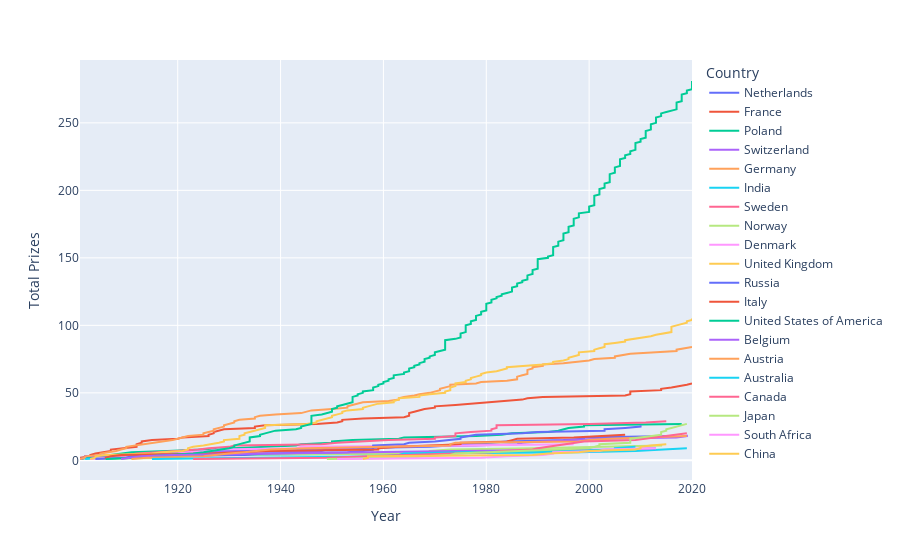

Notebook code cell kept with this figure:
### Code cell
px.line(df_top_20, x=df_top_20.year, y=df_top_20.cumcount_prize,
        color=df_top_20.birth_country_current, labels={'birth_country_current':'Country', 'year':'Year', 'cumcount_prize':'Total Prizes'})

### Figure 1 — Plotly figure (JSON) as saved in the notebook; plotly's stock layout.template omitted (floating-point values rounded to 4 significant figures; data arrays with more than 128 entries replaced by an {"elided": "..."} marker saying what was removed)
{"data": [{"hovertemplate": "Country=Netherlands<br>Year=%{x}<br>Total Prizes=%{y}<extra></extra>", "legendgroup": "Netherlands", "line": {"color": "#636efa", "dash": "solid"}, "marker": {"symbol": "circle"}, "mode": "lines", "name": "Netherlands", "orientation": "v", "showlegend": true, "type": "scatter", "x": [1901, 1902, 1902, 1910, 1911, 1913, 1929, 1936, 1953, 1969, 1973, 1975, 1981, 1984, 1995, 1999, 1999, 2016], "xaxis": "x", "y": [1, 2, 3, 4, 5, 6, 7, 8, 9, 10, 11, 12, 13, 14, 15, 16, 17, 18], "yaxis": "y"}, {"hovertemplate": "Country=France<br>Year=%{x}<br>Total Prizes=%{y}<extra></extra>", "legendgroup": "France", "line": {"color": "#EF553B", "dash": "solid"}, "marker": {"symbol": "circle"}, "mode": "lines", "name": "France", "orientation": "v", "showlegend": true, "type": "scatter", "x": [1901, 1901, 1903, 1903, 1904, 1906, 1907, 1907, 1909, 1912, 1912, 1912, 1913, 1913, 1915, 1920, 1921, 1926, 1926, 1927, 1927, 1928, 1929, 1935, 1935, 1937, 1947, 1951, 1952, 1952, 1956, 1964, 1965, 1965, 1965, 1966, 1967, 1968, 1970, 1970, 1974, 1977, 1980, 1983, 1987, 1988, 1991, 2007, 2008, 2008, 2008, 2014, 2014, 2016, 2018, 2019, 2020], "xaxis": "x", "y": [1, 2, 3, 4, 5, 6, 7, 8, 9, 10, 11, 12, 13, 14, 15, 16, 17, 18, 19, 20, 21, 22, 23, 24, 25, 26, 27, 28, 29, 30, 31, 32, 33, 34, 35, 36, 37, 38, 39, 40, 41, 42, 43, 44, 45, 46, 47, 48, 49, 50, 51, 52, 53, 54, 55, 56, 57], "yaxis": "y"}, {"hovertemplate": "Country=Poland<br>Year=%{x}<br>Total Prizes=%{y}<extra></extra>", "legendgroup": "Poland", "line": {"color": "#00cc96", "dash": "solid"}, "marker": {"symbol": "circle"}, "mode": "lines", "name": "Poland", "orientation": "v", "showlegend": true, "type": "scatter", "x": [1901, 1903, 1905, 1907, 1908, 1911, 1918, 1924, 1931, 1939, 1943, 1944, 1950, 1950, 1954, 1963, 1964, 1978, 1983, 1985, 1992, 1994, 1995, 1996, 1999, 1999, 2018], "xaxis": "x", "y": [1, 2, 3, 4, 5, 6, 7, 8, 9, 10, 11, 12, 13, 14, 15, 16, 17, 18, 19, 20, 21, 22, 23, 24, 25, 26, 27], "yaxis": "y"}, {"hovertemplate": "Country=Switzerland<br>Year=%{x}<br>Total Prizes=%{y}<extra></extra>", "legendgroup": "Switzerland", "line": {"color": "#ab63fa", "dash": "solid"}, "marker": {"symbol": "circle"}, "mode": "lines", "name": "Switzerland", "orientation": "v", "showlegend": true, "type": "scatter", "x": [1901, 1902, 1902, 1909, 1919, 1920, 1948, 1949, 1952, 1957, 1978, 1986, 1987, 1991, 1996, 2002, 2017, 2019, 2019], "xaxis": "x", "y": [1, 2, 3, 4, 5, 6, 7, 8, 9, 10, 11, 12, 13, 14, 15, 16, 17, 18, 19], "yaxis": "y"}, {"hovertemplate": "Country=Germany<br>Year=%{x}<br>Total Prizes=%{y}<extra></extra>", "legendgroup": "Germany", "line": {"color": "#FFA15A", "dash": "solid"}, "marker": {"symbol": "circle"}, "mode": "lines", "name": "Germany", "orientation": "v", "showlegend": true, "type": "scatter", "x": [1901, 1902, 1902, 1905, 1905, 1907, 1908, 1909, 1910, 1910, 1912, 1914, 1915, 1918, 1919, 1920, 1921, 1922, 1925, 1925, 1926, 1927, 1927, 1928, 1929, 1929, 1930, 1931, 1931, 1932, 1935, 1935, 1936, 1939, 1944, 1945, 1946, 1950, 1953, 1953, 1954, 1955, 1956, 1961, 1963, 1963, 1964, 1966, 1967, 1969, 1970, 1971, 1971, 1972, 1973, 1973, 1978, 1979, 1984, 1986, 1986, 1986, 1987, 1988, 1988, 1988, 1988, 1989, 1989, 1991, 1991, 1995, 1998, 2000, 2001, 2005, 2005, 2007, 2008, 2013, 2017, 2017, 2019, 2020], "xaxis": "x", "y": [1, 2, 3, 4, 5, 6, 7, 8, 9, 10, 11, 12, 13, 14, 15, 16, 17, 18, 19, 20, 21, 22, 23, 24, 25, 26, 27, 28, 29, 30, 31, 32, 33, 34, 35, 36, 37, 38, 39, 40, 41, 42, 43, 44, 45, 46, 47, 48, 49, 50, 51, 52, 53, 54, 55, 56, 57, 58, 59, 60, 61, 62, 63, 64, 65, 66, 67, 68, 69, 70, 71, 72, 73, 74, 75, 76, 77, 78, 79, 80, 81, 82, 83, 84], "yaxis": "y"}, {"hovertemplate": "Country=India<br>Year=%{x}<br>Total Prizes=%{y}<extra></extra>", "legendgroup": "India", "line": {"color": "#19d3f3", "dash": "solid"}, "marker": {"symbol": "circle"}, "mode": "lines", "name": "India", "orientation": "v", "showlegend": true, "type": "scatter", "x": [1902, 1907, 1913, 1930, 1968, 1998, 2009, 2014, 2019], "xaxis": "x", "y": [1, 2, 3, 4, 5, 6, 7, 8, 9], "yaxis": "y"}, {"hovertemplate": "Country=Sweden<br>Year=%{x}<br>Total Prizes=%{y}<extra></extra>", "legendgroup": "Sweden", "line": {"color": "#FF6692", "dash": "solid"}, "marker": {"symbol": "circle"}, "mode": "lines", "name": "Sweden", "orientation": "v", "showlegend": true, "type": "scatter", "x": [1903, 1908, 1909, 1911, 1912, 1916, 1921, 1924, 1926, 1930, 1931, 1948, 1951, 1955, 1961, 1970, 1970, 1974, 1974, 1974, 1977, 1981, 1981, 1982, 1982, 1982, 2000, 2011, 2015], "xaxis": "x", "y": [1, 2, 3, 4, 5, 6, 7, 8, 9, 10, 11, 12, 13, 14, 15, 16, 17, 18, 19, 20, 21, 22, 23, 24, 25, 26, 27, 28, 29], "yaxis": "y"}, {"hovertemplate": "Country=Norway<br>Year=%{x}<br>Total Prizes=%{y}<extra></extra>", "legendgroup": "Norway", "line": {"color": "#B6E880", "dash": "solid"}, "marker": {"symbol": "circle"}, "mode": "lines", "name": "Norway", "orientation": "v", "showlegend": true, "type": "scatter", "x": [1903, 1920, 1921, 1922, 1968, 1969, 1969, 1973, 1989, 2004, 2014, 2014], "xaxis": "x", "y": [1, 2, 3, 4, 5, 6, 7, 8, 9, 10, 11, 12], "yaxis": "y"}, {"hovertemplate": "Country=Denmark<br>Year=%{x}<br>Total Prizes=%{y}<extra></extra>", "legendgroup": "Denmark", "line": {"color": "#FF97FF", "dash": "solid"}, "marker": {"symbol": "circle"}, "mode": "lines", "name": "Denmark", "orientation": "v", "showlegend": true, "type": "scatter", "x": [1903, 1908, 1917, 1917, 1920, 1922, 1926, 1928, 1943, 1944, 1975, 1997], "xaxis": "x", "y": [1, 2, 3, 4, 5, 6, 7, 8, 9, 10, 11, 12], "yaxis": "y"}, {"hovertemplate": "Country=United Kingdom<br>Year=%{x}<br>Total Prizes=%{y}<extra></extra>", "legendgroup": "United Kingdom", "line": {"color": "#FECB52", "dash": "solid"}, "marker": {"symbol": "circle"}, "mode": "lines", "name": "United Kingdom", "orientation": "v", "showlegend": true, "type": "scatter", "x": [1903, 1904, 1904, 1906, 1915, 1917, 1921, 1922, 1922, 1923, 1925, 1927, 1928, 1929, 1929, 1932, 1932, 1932, 1933, 1933, 1934, 1935, 1936, 1937, 1937, 1937, 1945, 1947, 1947, 1948, 1949, 1950, 1950, 1951, 1952, 1952, 1953, 1956, 1956, 1957, 1958, 1959, 1962, 1962, 1963, 1963, 1967, 1967, 1969, 1972, 1972, 1973, 1973, 1973, 1974, 1974, 1974, 1976, 1976, 1977, 1977, 1978, 1979, 1979, 1980, 1982, 1983, 1984, 1984, 1988, 1991, 1993, 1993, 1995, 1996, 1996, 1997, 1998, 1998, 1998, 2001, 2001, 2002, 2003, 2003, 2003, 2005, 2007, 2007, 2009, 2010, 2012, 2013, 2015, 2016, 2016, 2016, 2016, 2016, 2017, 2018, 2019, 2019, 2020, 2020], "xaxis": "x", "y": [1, 2, 3, 4, 5, 6, 7, 8, 9, 10, 11, 12, 13, 14, 15, 16, 17, 18, 19, 20, 21, 22, 23, 24, 25, 26, 27, 28, 29, 30, 31, 32, 33, 34, 35, 36, 37, 38, 39, 40, 41, 42, 43, 44, 45, 46, 47, 48, 49, 50, 51, 52, 53, 54, 55, 56, 57, 58, 59, 60, 61, 62, 63, 64, 65, 66, 67, 68, 69, 70, 71, 72, 73, 74, 75, 76, 77, 78, 79, 80, 81, 82, 83, 84, 85, 86, 87, 88, 89, 90, 91, 92, 93, 94, 95, 96, 97, 98, 99, 100, 101, 102, 103, 104, 105], "yaxis": "y"}, {"hovertemplate": "Country=Russia<br>Year=%{x}<br>Total Prizes=%{y}<extra></extra>", "legendgroup": "Russia", "line": {"color": "#636efa", "dash": "solid"}, "marker": {"symbol": "circle"}, "mode": "lines", "name": "Russia", "orientation": "v", "showlegend": true, "type": "scatter", "x": [1904, 1910, 1911, 1933, 1937, 1953, 1956, 1958, 1958, 1958, 1958, 1964, 1965, 1970, 1973, 1975, 1975, 1977, 1978, 1987, 1990, 2003, 2003, 2007, 2010, 2010], "xaxis": "x", "y": [1, 2, 3, 4, 5, 6, 7, 8, 9, 10, 11, 12, 13, 14, 15, 16, 17, 18, 19, 20, 21, 22, 23, 24, 25, 26], "yaxis": "y"}, {"hovertemplate": "Country=Italy<br>Year=%{x}<br>Total Prizes=%{y}<extra></extra>", "legendgroup": "Italy", "line": {"color": "#EF553B", "dash": "solid"}, "marker": {"symbol": "circle"}, "mode": "lines", "name": "Italy", "orientation": "v", "showlegend": true, "type": "scatter", "x": [1906, 1906, 1907, 1909, 1926, 1934, 1938, 1959, 1959, 1963, 1969, 1975, 1975, 1984, 1985, 1986, 1997, 2002, 2007], "xaxis": "x", "y": [1, 2, 3, 4, 5, 6, 7, 8, 9, 10, 11, 12, 13, 14, 15, 16, 17, 18, 19], "yaxis": "y"}, {"hovertemplate": "Country=United States of America<br>Year=%{x}<br>Total Prizes=%{y}<extra></extra>", "legendgroup": "United States of America", "line": {"color": "#00cc96", "dash": "solid"}, "marker": {"symbol": "circle"}, "mode": "lines", "name": "United States of America", "orientation": "v", "showlegend": true, "type": "scatter", "x": {"elided": "281 int values"}, "xaxis": "x", "y": {"elided": "281 int values"}, "yaxis": "y"}, {"hovertemplate": "Country=Belgium<br>Year=%{x}<br>Total Prizes=%{y}<extra></extra>", "legendgroup": "Belgium", "line": {"color": "#ab63fa", "dash": "solid"}, "marker": {"symbol": "circle"}, "mode": "lines", "name": "Belgium", "orientation": "v", "showlegend": true, "type": "scatter", "x": [1909, 1911, 1913, 1919, 1938, 1958, 1974, 2005, 2013], "xaxis": "x", "y": [1, 2, 3, 4, 5, 6, 7, 8, 9], "yaxis": "y"}, {"hovertemplate": "Country=Austria<br>Year=%{x}<br>Total Prizes=%{y}<extra></extra>", "legendgroup": "Austria", "line": {"color": "#FFA15A", "dash": "solid"}, "marker": {"symbol": "circle"}, "mode": "lines", "name": "Austria", "orientation": "v", "showlegend": true, "type": "scatter", "x": [1911, 1914, 1925, 1927, 1930, 1933, 1936, 1938, 1945, 1962, 1973, 1973, 1974, 1998, 2000, 2004, 2013, 2019], "xaxis": "x", "y": [1, 2, 3, 4, 5, 6, 7, 8, 9, 10, 11, 12, 13, 14, 15, 16, 17, 18], "yaxis": "y"}, {"hovertemplate": "Country=Australia<br>Year=%{x}<br>Total Prizes=%{y}<extra></extra>", "legendgroup": "Australia", "line": {"color": "#19d3f3", "dash": "solid"}, "marker": {"symbol": "circle"}, "mode": "lines", "name": "Australia", "orientation": "v", "showlegend": true, "type": "scatter", "x": [1915, 1945, 1960, 1963, 1964, 1975, 1996, 2005, 2005, 2009], "xaxis": "x", "y": [1, 2, 3, 4, 5, 6, 7, 8, 9, 10], "yaxis": "y"}, {"hovertemplate": "Country=Canada<br>Year=%{x}<br>Total Prizes=%{y}<extra></extra>", "legendgroup": "Canada", "line": {"color": "#FF6692", "dash": "solid"}, "marker": {"symbol": "circle"}, "mode": "lines", "name": "Canada", "orientation": "v", "showlegend": true, "type": "scatter", "x": [1923, 1949, 1957, 1966, 1976, 1981, 1983, 1989, 1990, 1992, 1994, 1996, 1997, 1999, 2009, 2011, 2013, 2015, 2018, 2019], "xaxis": "x", "y": [1, 2, 3, 4, 5, 6, 7, 8, 9, 10, 11, 12, 13, 14, 15, 16, 17, 18, 19, 20], "yaxis": "y"}, {"hovertemplate": "Country=Japan<br>Year=%{x}<br>Total Prizes=%{y}<extra></extra>", "legendgroup": "Japan", "line": {"color": "#B6E880", "dash": "solid"}, "marker": {"symbol": "circle"}, "mode": "lines", "name": "Japan", "orientation": "v", "showlegend": true, "type": "scatter", "x": [1949, 1965, 1968, 1973, 1974, 1981, 1987, 1994, 2000, 2001, 2002, 2002, 2008, 2008, 2008, 2008, 2010, 2012, 2014, 2014, 2014, 2015, 2015, 2016, 2017, 2018, 2019], "xaxis": "x", "y": [1, 2, 3, 4, 5, 6, 7, 8, 9, 10, 11, 12, 13, 14, 15, 16, 17, 18, 19, 20, 21, 22, 23, 24, 25, 26, 27], "yaxis": "y"}, {"hovertemplate": "Country=South Africa<br>Year=%{x}<br>Total Prizes=%{y}<extra></extra>", "legendgroup": "South Africa", "line": {"color": "#FF97FF", "dash": "solid"}, "marker": {"symbol": "circle"}, "mode": "lines", "name": "South Africa", "orientation": "v", "showlegend": true, "type": "scatter", "x": [1951, 1979, 1984, 1991, 1993, 1993, 2002, 2003, 2013], "xaxis": "x", "y": [1, 2, 3, 4, 5, 6, 7, 8, 9], "yaxis": "y"}, {"hovertemplate": "Country=China<br>Year=%{x}<br>Total Prizes=%{y}<extra></extra>", "legendgroup": "China", "line": {"color": "#FECB52", "dash": "solid"}, "marker": {"symbol": "circle"}, "mode": "lines", "name": "China", "orientation": "v", "showlegend": true, "type": "scatter", "x": [1956, 1957, 1957, 1989, 1992, 1998, 2000, 2009, 2010, 2010, 2012, 2015], "xaxis": "x", "y": [1, 2, 3, 4, 5, 6, 7, 8, 9, 10, 11, 12], "yaxis": "y"}], "layout": {"legend": {"title": {"text": "Country"}, "tracegroupgap": 0}, "margin": {"t": 60}, "xaxis": {"anchor": "y", "domain": [0, 1], "title": {"text": "Year"}}, "yaxis": {"anchor": "x", "domain": [0, 1], "title": {"text": "Total Prizes"}}}}
